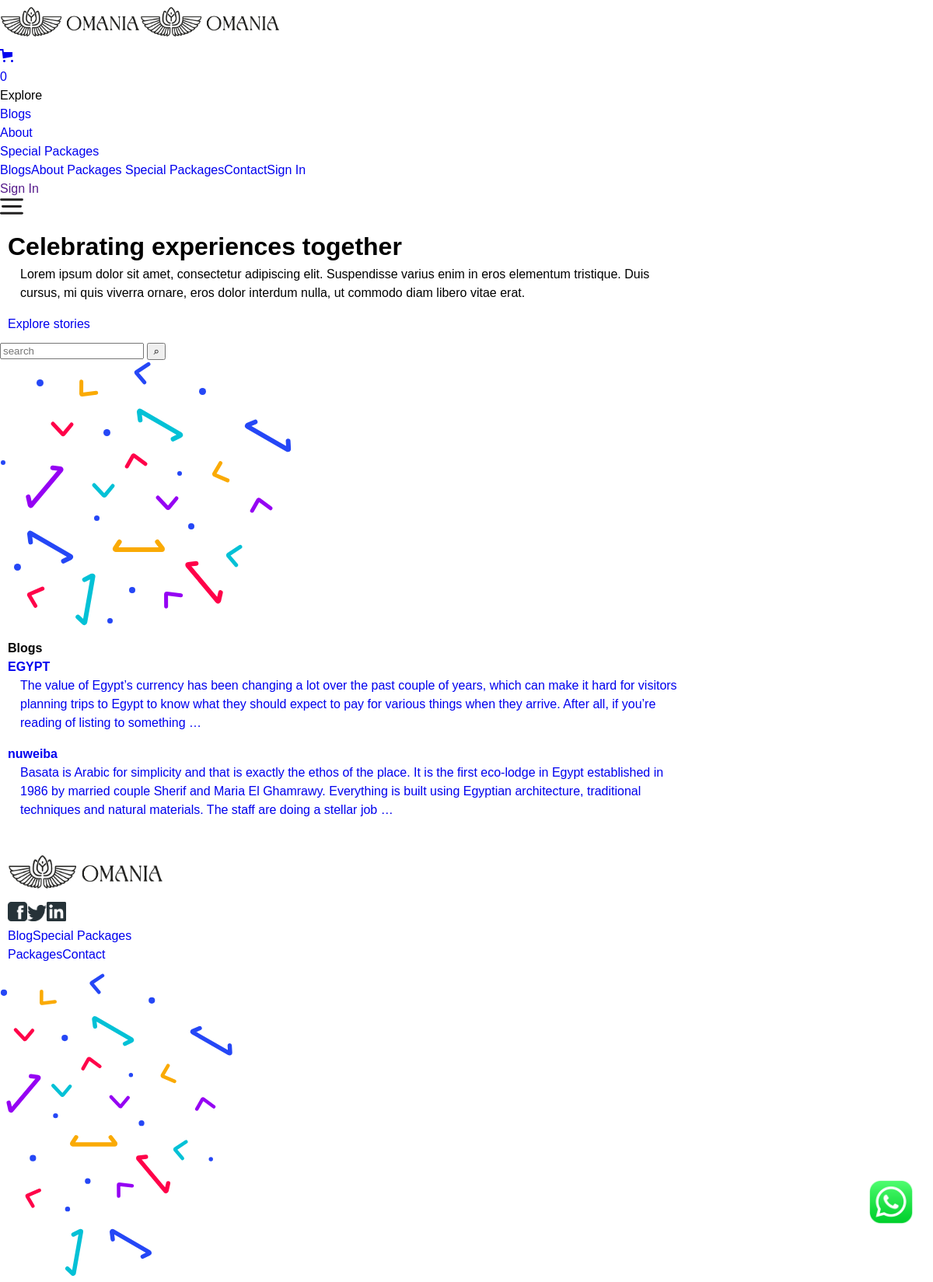
The page /blog/ on the database as committed earlier.
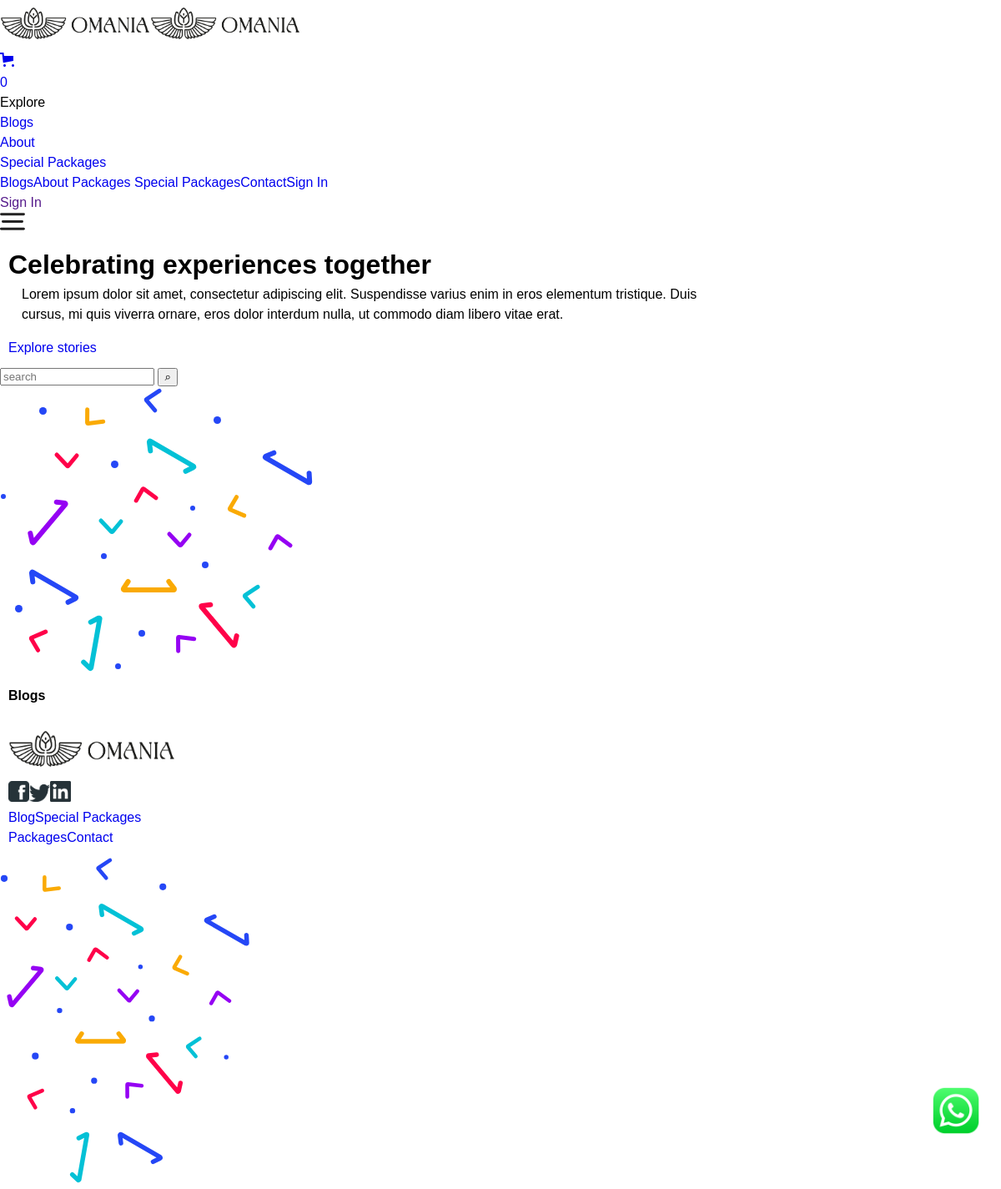
The same page on the database as committed later.
### core/models.py (models this page shows, shortened)
class blog(models.Model):
    blog_title=models.CharField(max_length=250)
    blog_writer=models.CharField(max_length=250)
    blog_content=models.TextField()
    img=models.ImageField(upload_to='media')
    time=models.TimeField(auto_now=True)

### core/views.py (the view)
# urls.py: path('blog/',views.show_blog,name='blog'),
def show_blog(request):
    blogs=blog.objects.all()
    return render(request,"blog.html",{'blog_item':blogs})

### cart/cart.py (called while the page is built)
    def __len__(self):
        return len(self.cart)

### cart/context_processor.py (called while the page is built)
def cart(request):
    return {'cart':Cart(request)}

### templates/blog.html (shortened to what this page needs)
<!DOCTYPE html>
<html data-wf-page="5ed56f8788d63300e5f3374c" data-wf-site="5ed1cf34bf802c5f339f8167">
{%include 'navbar.html'%}
  <div class="section blog_hero">
    <div class="container blog_hero_content">
      <h1 class="white_h1 max_700">Celebrating experiences together</h1>
      <p class="blog_subtitle">Lorem ipsum dolor sit amet, consectetur adipiscing elit. Suspendisse varius enim in eros
        elementum tristique. Duis cursus, mi quis viverra ornare, eros dolor interdum nulla, ut commodo diam libero
        vitae erat.</p><a href="#Blog" class="button w-button">Explore stories</a>
    </div>
    <div class="search-and-slider_contain">
          <form  method=POST  action="{% url 'search' %}" class="search blog_page w-form">
            <input type="search" placeholder="search" aria-label="search"  class="search-input on_blog_page w-input" name="searching">
            <input type="submit" class="search-button on_blog_pag w-button" value="⌕" />
          </form>
    </div>
    <img src="../../media//travel-20tell-20stencil-202.svg" alt="" class="confetti_hero_svg blog" />
  </div>
  <div id="Blog" class="section blog">
    <div class="container blog_posts">
      <div data-duration-in="300" data-duration-out="100" data-current="Tab 1" data-easing="ease"
        class="tabs on-blog w-tabs">
        <div class="tabs-menu w-tab-menu"><a data-w-tab="Tab 1" class="tab-link w-inline-block w-tab-link w--current">
            <div><b>Blogs</b></div>
          </a>
        </div>
        <div class="tabs-content w-tab-content">
          <div data-w-tab="Tab 1" class="tab-pane-tab-1 w-tab-pane w--tab-active">
            <div class="w-layout-grid grid">
              <div class="blog-collection-list-wrapper w-dyn-list">
                <div role="list" class="blog-collection-list w-dyn-items">
                  {% for x in blog_item %}
                  <div role="listitem" class="w-dyn-item"><a href="{% url 'blogs' x.id %}"
                      class="story_wrap w-inline-block">
                      <div class="story_content">
                        <h4>{{x.blog_title}}</h4>
                        <p>{{x.blog_content|truncatewords:50}}</p>
                      </div>
                    </a></div>
                    {% endfor %}
                </div>
              </div>
            </div>
          </div>
        </div>
      </div>
    </div>
  </div>
  {% include 'footer.html' %}
  {%load static%}
</body>
</html>

### templates/navbar.html (shortened to what this page needs)
    {% load static %}
<!DOCTYPE html>
<html data-wf-page="5ed1cf34bf802c19af9f8168" data-wf-site="5ed1cf34bf802c5f339f8167">
<head>
{% load static %}
<link rel="stylesheet" href="{% static 'index.css' %}" />
</head>
<body>
  <div data-collapse="medium" data-animation="default" data-duration="400"
    data-w-id="436cb2e2-12df-b291-5268-da919d749944" data-easing="ease" data-easing2="ease" role="banner"
    class="navbar w-nav">
    <div class="conatiner navbar_container"><a href="/" aria-current="page" class="w-nav-brand w--current">
      <img
          src="../../media/Logo Sizes-12.png" width="180w" alt=""
          sizes="(max-width: 479px) 27vw, (max-width: 767px) 88.796875px, 111px"
          srcset="../../media/Logo Sizes-12.png 500w, ../../media/Logo Sizes-12.png 800w, ../../media/Logo Sizes-12.png "
          class="light_logo on-home-page" /><img src="../../media/Logo Sizes-12.png" width="180" alt=""
          sizes="(max-width: 479px) 30vw, (max-width: 767px) 96.796875px, 111px"
          srcset="../../media/Logo Sizes-12.png, ../../media/Logo Sizes-12.png 800w, .../../media/Logo Sizes-12.png 1034w"
          class="dark-logo on-home-page" /></a>
      <div data-node-type="commerce-cart-wrapper" data-open-product="" data-wf-cart-type="modal"  data-wf-page-link-href-prefix="" class="w-commerce-commercecartwrapper cart-2">
        <a href="{% url 'summary'  %}"
          data-node-type="commerce-cart-open-link" class="w-commerce-commercecartopenlink cart-button w-inline-block"
          role="button" aria-haspopup="dialog" aria-label="Open cart">
          <div
            data-wf-bindings="%5B%7B%22innerHTML%22%3A%7B%22type%22%3A%22Number%22%2C%22filter%22%3A%7B%22type%22%3A%22numberPrecision%22%2C%22params%22%3A%5B%220%22%2C%22numberPrecision%22%5D%7D%2C%22dataPath%22%3A%22database.commerceOrder.userItemsCount%22%7D%7D%5D"
            class="w-commerce-commercecartopenlinkcount cart-quantity black_text" id="amount">{{ cart|length }}</div>
        </a>
      </div>
      <div class="right_side_navbar">
        <nav role="navigation" class="nav-menu w-nav-menu">
          <div data-hover="true" data-delay="0" data-w-id="2e6fef04-d72e-60b4-fec4-beb74b63bd13"
            class="dropdown w-dropdown">
            <div class="dropdown-toggle w-dropdown-toggle">
              <div class="nav_link_text">Explore</div>
            </div>
             <nav class="dropdown-list w-dropdown-list"><a href="{% url 'blog'   %}" class="nav_link dropdown w-inline-block">
                <div class="nav_link_text">Blogs</div>
              </a><a href="{% url 'about'   %}" class="nav_link dropdown w-inline-block">
                <div class="nav_link_text">About</div>
              </a>
              <a href="{% url 'costume'   %}" class="nav_link dropdown w-inline-block">
                <div class="nav_link_text">Special Packages</div>
              </a></nav>
          </div><a href="{% url 'blog'   %}" class="nav_link mobile-nav w-nav-link">Blogs</a><a href="{% url 'about'   %}"
            class="nav_link mobile-nav w-nav-link">About</a>
            <a href="{% url 'packs'   %}"
            class="nav_link w-nav-link">Packages</a>
            <a href="{% url 'costume'   %}" class="nav_link mobile-nav w-nav-link">Special Packages</a><a
            href="{% url 'contact'   %}" class="nav_link w-nav-link">Contact</a><a href="/sign-in"
            class="nav_link mobile-nav w-nav-link">Sign In</a>
        </nav>
        <div class="sign_in_up_wrap"><a href="" class="nav_link w-nav-link">Sign In</a></div>
        <div class="menu-button w-nav-button"><img src="../../media//hamburger.svg" width="30" alt="" class="image-9" /></div>
      </div>
    </div>
  </div>
  <div style="position:fixed; bottom: 4% !important; left: 93% !important; z-index: 2;"><a href="https://wa.me/+201026957222?text=I'm%20interested%20in%20your%20Package%20for%20sale">
    {% load static %}
<img src="../../media/logo.png"   width="60px"/>
</a>
</div>
</body>

### templates/footer.html (shortened to what this page needs)
<div class="section footer_section">
  <div class="footer">
    <div class="container">
      <div class="footer_content_wrapper">
        <div class="logo_and_subscribe_wrap"><a data-w-id="822756f3-5bbb-c983-fef1-280c17673ddb" href="/"
            aria-current="page" class="link-block-2 w-inline-block w--current"><img
              src="../media/Logo Sizes-12.png" width="200" alt="" sizes="123px"
              srcset="media/Logo Sizes-12.png 500w, media/Logo Sizes-12.png 800w, media/Logo Sizes-12.png 1034w"
              class="footer_logo" /></a>
          <div data-w-id="822756f3-5bbb-c983-fef1-280c17673ddd" class="footer_social_wrap"><a
              href="https://www.facebook.com/" target="_blank" class="social_media_link first w-inline-block"><img
                src="../media/faceb-p-500.png" width="25" alt="" sizes="(max-width: 767px) 25px, (max-width: 991px) 3vw, 25px"
                srcset="../media/faceb-p-500.png 500w, ../media/faceb.png 766w" /></a><a href="https://twitter.com"
              target="_blank" class="social_media_link w-inline-block"><img src="../media/twitter1.png" width="25"
                alt="" sizes="(max-width: 767px) 25px, (max-width: 991px) 3vw, 25px"
                srcset="../media/twitter1-p-500.png 500w, ../media/twitter1-p-800.png 800w, ../media/twitter1.png 827w" /></a><a
              href="https://www.linkedin.com/" target="_blank" class="social_media_link w-inline-block"><img
                src="media/5e1ed0b824ceb838fadfa9b7_linkedin-icon-png-transparent-background-5.png" width="25" alt=""
                sizes="(max-width: 767px) 25px, (max-width: 991px) 3vw, 25px"
                srcset="../media/5e1ed0b824ceb838fadfa9b7_linkedin-icon-png-transparent-background-5-p-500.png 500w, ../media/5e1ed0b824ceb838fadfa9b7_linkedin-icon-png-transparent-background-5.png 609w" /></a>
          </div>
        </div>
        <div class="footer_links_wrapper">
          <div data-w-id="822756f3-5bbb-c983-fef1-280c17673de5" class="footer_nav_column"><a href="/blog"
              class="footer_link">Blog</a><a href="{% url 'costume'   %}" class="footer_link">Special Packages</a></div>
          <div data-w-id="822756f3-5bbb-c983-fef1-280c17673dee" class="footer_nav_column"><a href="{% url 'packs'   %}"
              class="footer_link">Packages</a><a href="/contact" class="footer_link">Contact</a>
          </div>
        </div>
      </div>
    </div>
  </div>
  <div class="copyrights_contain">
  <div class="footer_svg_wrap"><img src="media/footer-20svg.svg" width="304" alt="" class="footer_svg" /></div>
</div>

### core/static/index.css (style rules this page uses)
body { margin: 0; background-color: #ffffff; }
p { margin-block-end: 1em; padding-left: 1rem; }
.container { position: relative; max-width: 900px; width: 100%; background: #fff; padding: 10px; border-radius: 8px; }
body { line-height: 1.5; font-family: "Poppins", sans-serif; font-weight: 400; overflow-x: hidden; }
* { margin: 0; box-sizing: border-box; }
a { text-decoration: none; }

Rows that differ between the two databases and show on the page:
removed blog: blog_title "EGYPT", blog_content "The value of Egypt’s currency has been changing a lot over the past couple of years, which can make it hard for visitors planning trips to Egypt to know what they should expect to pay for various things when they arrive. After all, if you’re reading of listing to something …"
removed blog: blog_title "nuweiba", blog_content "Basata is Arabic for simplicity and that is exactly the ethos of the place. It is the first eco-lodge in Egypt established in 1986 by married couple Sherif and Maria El Ghamrawy. Everything is built using Egyptian architecture, traditional techniques and natural materials. The staff are doing a stellar job …"
